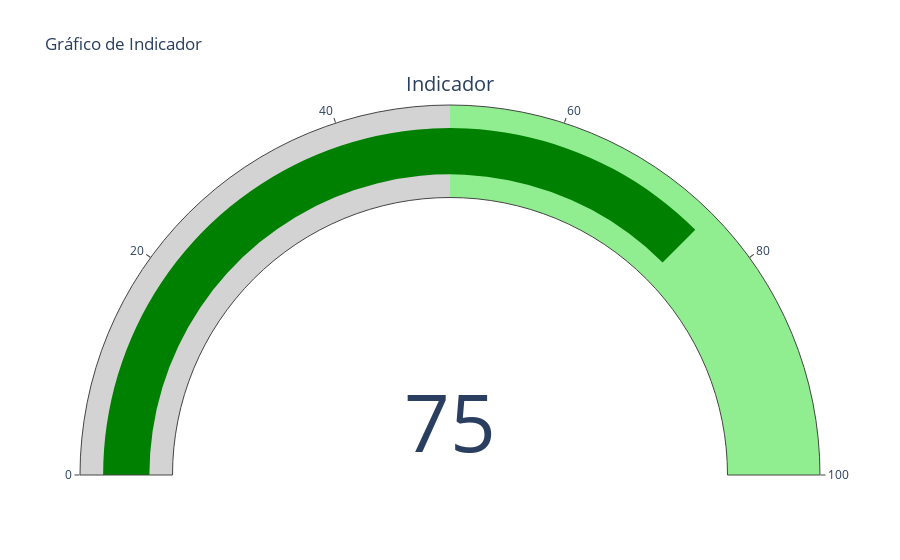

Notebook cell for this chart:
### Code cell
import plotly.graph_objects as go

# Valor do indicador
value = 75

# Criando o gráfico de indicador
fig = go.Figure()

fig.add_trace(go.Indicator(
    mode="number+gauge",  # Configurando o modo para número e gauge
    value=value,
    title={'text': "Indicador"},
    domain={'x': [0, 1], 'y': [0, 1]},  # Configurando a posição e o tamanho do indicador
    gauge=dict(
        axis={'range': [None, 100]},  # Configurando o intervalo do eixo
        bar={'color': "green"},  # Configurando a cor da barra do indicador
        steps=[
            {'range': [0, 50], 'color': "lightgray"},  # Definindo uma faixa de cor para a parte inferior
            {'range': [50, 100], 'color': "lightgreen"}  # Definindo uma faixa de cor para a parte superior
        ]
    )
))

# Atualizando o layout
fig.update_layout(title_text="Gráfico de Indicador")

# Exibindo o gráfico
fig.show()

### Figure 1 — Plotly figure (JSON) as saved in the notebook; plotly's stock layout.template omitted (floating-point values rounded to 4 significant figures)
{"data": [{"domain": {"x": [0, 1], "y": [0, 1]}, "gauge": {"axis": {"range": [null, 100]}, "bar": {"color": "green"}, "steps": [{"color": "lightgray", "range": [0, 50]}, {"color": "lightgreen", "range": [50, 100]}]}, "mode": "number+gauge", "title": {"text": "Indicador"}, "type": "indicator", "value": 75}], "layout": {"title": {"text": "Gráfico de Indicador"}}}
